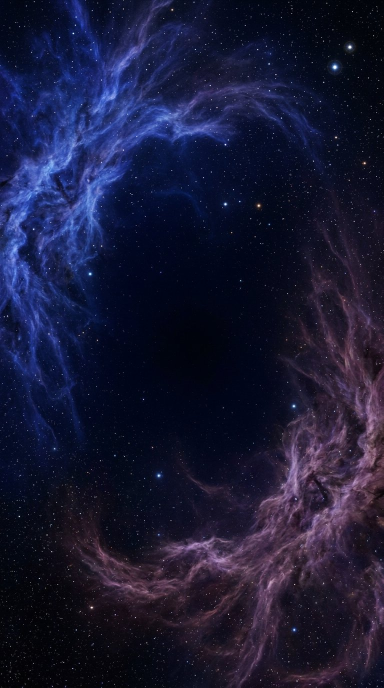
#> input picture assets/nebula-source.jpg, 768 x 1376 px (shown at 1/2 size)
$ python render_video.py
#> lines starting #> are read from the running program, lines starting #| are printed output that depends on the picture
#!/usr/bin/env python3
"""Render a seamless, 30-second space flight. No external video service required.

The generated photographic plates are in assets/. Planets, their lighting and
rings, the perspective star field, camera motion and sound are procedural.
"""
from __future__ import annotations

import argparse
import math
import os
from pathlib import Path
import subprocess
import time
import wave

os.environ.setdefault("OMP_NUM_THREADS", "2")
import cv2
import imageio_ffmpeg
import numpy as np
from PIL import Image, ImageDraw
from scipy import fft

ROOT = Path(__file__).resolve().parent
CACHE = ROOT / ".cache" / "space-flight"
EXPORT = ROOT / "exports"
DURATION = 30.0
FPS = 30
TAU = math.tau
cv2.setNumThreads(2)


def smoothstep(a, b, x):
    y = np.clip((x - a) / (b - a), 0, 1)
    return y * y * (3 - 2 * y)


def fractal_noise(height, width, seed, octaves=7, initial=4, persistence=0.53):
    rng = np.random.default_rng(seed)
    out = np.zeros((height, width), np.float32)
    amplitude = 1.0
    norm = 0.0
    for octave in range(octaves):
        gh = min(height, initial * 2**octave)
        gw = min(width, initial * 2**octave * 2)
        tile = rng.random((gh, gw), dtype=np.float32)
        out += amplitude * cv2.resize(tile, (width, height), interpolation=cv2.INTER_CUBIC)
        norm += amplitude
        amplitude *= persistence
    return np.clip(out / norm, 0, 1)


def palette(values, stops, colors):
    return np.stack([np.interp(values, stops, np.array(colors)[:, c]) for c in range(3)], -1).astype(np.float32)


def planet_texture(kind, width=2048, height=1024):
    seeds = {"amber": 51, "rings": 27, "ocean": 18, "ice": 65, "rock": 10}
    seed = seeds[kind]
    noise = fractal_noise(height, width, seed, 8)
    fine = fractal_noise(height, width, seed + 400, 6, 24)
    yy, xx = np.mgrid[0:height, 0:width].astype(np.float32)
    u, v = xx / width, yy / height
    if kind in ("amber", "rings", "ice"):
        # A warped latitude field gives gas bands and a large cyclonic storm.
        dx, dy = (u - 0.58) / 0.09, (v - 0.52) / 0.038
        radius = np.sqrt(dx * dx + dy * dy)
        angle = np.arctan2(dy, dx) + 3.6 * np.exp(-radius * radius * 0.40)
        vv = 0.52 + radius * np.sin(angle) * 0.038
        band = vv * 125 + (noise - 0.5) * 9 + np.sin(u * 36 + noise * 8) * 0.35
        values = np.clip(0.54 + 0.19 * np.sin(band) + 0.080 * np.sin(band * 2.31) + 0.022 * np.sin(band * 7.13) + (fine - 0.5) * 0.42, 0, 1)
        if kind == "amber":
            colors = [(0.13, 0.065, 0.037), (0.37, 0.19, 0.10), (0.69, 0.40, 0.20), (0.92, 0.72, 0.43), (0.98, 0.88, 0.65)]
        elif kind == "rings":
            colors = [(0.21, 0.19, 0.14), (0.48, 0.41, 0.29), (0.69, 0.60, 0.44), (0.90, 0.83, 0.65), (0.99, 0.93, 0.76)]
        else:
            colors = [(0.015, 0.055, 0.15), (0.035, 0.16, 0.30), (0.07, 0.34, 0.50), (0.28, 0.60, 0.71), (0.66, 0.86, 0.86)]
            values = 0.61 + np.sin(vv * 54 + noise * 2.4) * 0.09 + (noise - 0.5) * 0.37 + (fine - 0.5) * 0.25
        texture = palette(values, [0, 0.25, 0.5, 0.75, 1], colors)
        if kind == "ice":
            texture *= (0.85 + 0.15 * np.sin(v * math.pi))[..., None]
        return texture
    if kind == "ocean":
        terrain = fractal_noise(height, width, seed + 12, 8, 5)
        land = smoothstep(0.49, 0.505, terrain)
        terrain_colors = palette(terrain, [0.40, 0.50, 0.57, 0.65, 0.8], [(0.17, 0.30, 0.22), (0.20, 0.38, 0.29), (0.46, 0.47, 0.26), (0.71, 0.62, 0.39), (0.90, 0.83, 0.64)])
        water = np.empty((height, width, 3), np.float32)
        water[:] = (0.017, 0.12, 0.22)
        water += smoothstep(0.40, 0.51, terrain)[..., None] * np.array([0.02, 0.17, 0.19], np.float32)
        texture = terrain_colors * land[..., None] + water * (1 - land[..., None])
        cloud_field = fractal_noise(height, width, seed + 88, 8, 7)
        clouds = smoothstep(0.49, 0.65, cloud_field) * 0.92
        texture = texture * (1 - clouds[..., None]) + np.array([0.88, 0.94, 0.96]) * clouds[..., None]
        ice = smoothstep(0.40, 0.49, np.abs(v - 0.5) + (noise - 0.5) * 0.1)
        texture = texture * (1 - ice[..., None]) + np.array([0.79, 0.87, 0.87]) * ice[..., None]
        return texture.astype(np.float32)
    values = np.clip(noise * 0.7 + fine * 0.3, 0, 1)
    texture = palette(values, [0, 0.35, 0.5, 0.65, 1], [(0.045, 0.035, 0.039), (0.18, 0.10, 0.075), (0.40, 0.26, 0.18), (0.60, 0.41, 0.27), (0.80, 0.66, 0.48)])
    rng = np.random.default_rng(seed + 9)
    crater_light = np.ones((height, width), np.float32)
    for _ in range(420):
        cx, cy = rng.integers(0, width), rng.integers(0, height)
        r = rng.uniform(3, 36)
        x0, x1 = max(0, int(cx - r * 1.5)), min(width, int(cx + r * 1.5) + 1)
        y0, y1 = max(0, int(cy - r * 1.5)), min(height, int(cy + r * 1.5) + 1)
        dy, dx = np.mgrid[y0:y1, x0:x1].astype(np.float32)
        rr = np.sqrt(((dx - cx) / r) ** 2 + ((dy - cy) / r) ** 2)
        bowl = -0.28 * np.exp(-((rr / 0.74) ** 4))
        rim = np.exp(-((rr - 0.93) / 0.10) ** 2) * (0.23 - (dx - cx) / r * 0.25)
        crater_light[y0:y1, x0:x1] *= 1 + bowl + rim
    return np.clip(texture * crater_light[..., None], 0, 1)


def make_planet(kind):
    """Orthographic lit sphere + ray/plane rings, saved premultiplied RGBA."""
    path = CACHE / f"planet-{kind}-v3.png"
    bounds = 3.08 if kind == "rings" else 1.10
    if path.exists():
        return cv2.cvtColor(cv2.imread(str(path), cv2.IMREAD_UNCHANGED), cv2.COLOR_BGRA2RGBA).astype(np.float32) / 255, bounds
    print(f"Building {kind} planet", flush=True)
    size = 2200 if kind == "rings" else 1400
    coord = (np.arange(size, dtype=np.float32) + 0.5) / size * 2 * bounds - bounds
    x, y = np.meshgrid(coord, -coord)
    rr = np.sqrt(x * x + y * y)
    z = np.sqrt(np.maximum(0, 1 - rr * rr))
    eps = bounds * 2 / size
    solid = 1 - smoothstep(1 - eps, 1 + eps, rr)
    # Tilt the planet axis, then use longitude/latitude to sample its albedo.
    tilt = {"amber": -0.20, "rings": 0.42, "ocean": 0.22, "ice": -0.35, "rock": 0.15}[kind]
    tx = x * math.cos(tilt) - y * math.sin(tilt)
    ty = x * math.sin(tilt) + y * math.cos(tilt)
    long = np.arctan2(tx, z) / TAU + 0.5
    lat = 0.5 - np.arcsin(np.clip(ty, -1, 1)) / math.pi
    texture = planet_texture(kind)
    albedo = cv2.remap(texture, (long * (texture.shape[1] - 1)).astype(np.float32), (lat * (texture.shape[0] - 1)).astype(np.float32), interpolation=cv2.INTER_LINEAR, borderMode=cv2.BORDER_WRAP)
    sun = np.array([-0.69, 0.40, 0.61], np.float32)
    sun /= np.linalg.norm(sun)
    ndotl = x * sun[0] + y * sun[1] + z * sun[2]
    daylight = np.maximum(ndotl, 0)
    shade = 0.018 + daylight ** 0.78 * 1.02
    rgb = albedo * shade[..., None]
    atmosphere_colors = {
        "amber": (0.88, 0.46, 0.15), "rings": (0.70, 0.66, 0.41),
        "ocean": (0.09, 0.51, 0.98), "ice": (0.10, 0.62, 1.0), "rock": (0.48, 0.18, 0.08),
    }
    atmosphere = np.array(atmosphere_colors[kind], np.float32)
    strength = 0.18 if kind == "rock" else 0.44
    rim = (1 - z) ** 3.7 * (np.maximum(ndotl, 0) * 0.8 + 0.04)
    rgb += rim[..., None] * atmosphere * strength
    if kind == "ocean":
        half = sun + np.array([0, 0, 1], np.float32)
        half /= np.linalg.norm(half)
        highlight = np.maximum(0, x * half[0] + y * half[1] + z * half[2]) ** 110
        rgb += highlight[..., None] * np.array([0.68, 0.78, 0.80]) * 0.4
    # Thin atmospheric scattering extends past the solid silhouette.
    glow = np.exp(-((np.maximum(rr - 1, 0)) / 0.026) ** 2) * (1 - solid)
    glow *= (np.maximum(x * sun[0] + y * sun[1], 0) * 0.9 + 0.1) * strength
    alpha = solid + glow
    premult = rgb * solid[..., None] + glow[..., None] * atmosphere
    if kind == "rings":
        angle = math.radians(-27)
        rx = x * math.cos(angle) + y * math.sin(angle)
        ry = -x * math.sin(angle) + y * math.cos(angle)
        q = 0.39
        radial = np.sqrt(rx * rx + (ry / q) ** 2)
        depth = ry * math.sqrt(1 - q * q) / q
        edge = smoothstep(1.30, 1.36, radial) * (1 - smoothstep(2.80, 2.86, radial))
        bands = 0.67 + 0.12 * np.sin(radial * 122) + 0.08 * np.sin(radial * 373) + 0.07 * np.sin(radial * 53)
        gaps = (1 - 0.96 * np.exp(-((radial - 2.28) / 0.042) ** 6)) * (1 - 0.65 * np.exp(-((radial - 2.65) / 0.019) ** 2))
        ring_alpha = np.clip(edge * bands * gaps, 0, 0.94)
        dot = x * sun[0] + y * sun[1] + depth * sun[2]
        dist_to_sun_ray = np.sqrt(np.maximum(0, x * x + y * y + depth * depth - dot * dot))
        shadow = np.where(dot < 0, 0.16 + smoothstep(0.95, 1.13, dist_to_sun_ray) * 0.84, 1)
        ring_rgb = np.array([0.83, 0.73, 0.56], np.float32)[None, None, :] * (0.71 + 0.19 * np.sin(radial * 21))[..., None]
        ring_rgb *= shadow[..., None]
        visible = np.maximum(1 - solid, smoothstep(z - 0.018, z + 0.018, depth))
        ring_alpha *= visible
        premult = premult * (1 - ring_alpha[..., None]) + ring_rgb * ring_alpha[..., None]
        alpha = alpha * (1 - ring_alpha) + ring_alpha
    rgba = np.concatenate([np.clip(premult, 0, 1), np.clip(alpha, 0, 1)[..., None]], -1)
    cv2.imwrite(str(path), cv2.cvtColor((rgba * 255 + 0.5).astype(np.uint8), cv2.COLOR_RGBA2BGRA))
    return rgba.astype(np.float32), bounds


def make_sun():
    size = 720
    y, x = np.mgrid[:size, :size].astype(np.float32)
    x, y = (x + 0.5 - size / 2) / (size / 2) * 12, (y + 0.5 - size / 2) / (size / 2) * 12
    r = np.sqrt(x * x + y * y)
    theta = np.arctan2(y, x)
    edge = 1 - smoothstep(9, 11.8, r)
    halo = (0.18 * np.exp(-r / 2.2) + 0.035 * np.exp(-r / 5.0)) * edge
    corona = 0.17 * np.exp(-r / 1.6) * (0.75 + 0.25 * np.sin(theta * 39 + r * 3)) * edge
    core = np.exp(-((r / 0.79) ** 4)) * 1.9
    spikes = (np.exp(-((y / 0.04) ** 2)) * np.exp(-np.abs(x) / 3.4) + np.exp(-((x / 0.032) ** 2)) * np.exp(-np.abs(y) / 2.1)) * 0.075 * edge
    return ((halo + corona + spikes)[..., None] * np.array([1.0, 0.51, 0.18], np.float32) + core[..., None] * np.array([1.0, 0.87, 0.62], np.float32)).astype(np.float32)


class Flight:
    def __init__(self, width=1080, height=1920):
#> called with width = 1080, height = 1920
        CACHE.mkdir(parents=True, exist_ok=True)
        self.w, self.h = width, height
        self.focal = height * 0.90
        self.rscale = height / 1920
        self.depth = 960.0
        self.speed = self.depth / DURATION
        raw = cv2.imread(str(ROOT / "assets" / "nebula-source.jpg"))
#> raw is the input picture: shape (1376, 768, 3); mean B, G, R 53, 25, 24.4
        if raw is None:
            raise FileNotFoundError("assets/nebula-source.jpg")
        self.nebula = cv2.cvtColor(raw, cv2.COLOR_BGR2RGB).astype(np.float32) / 255
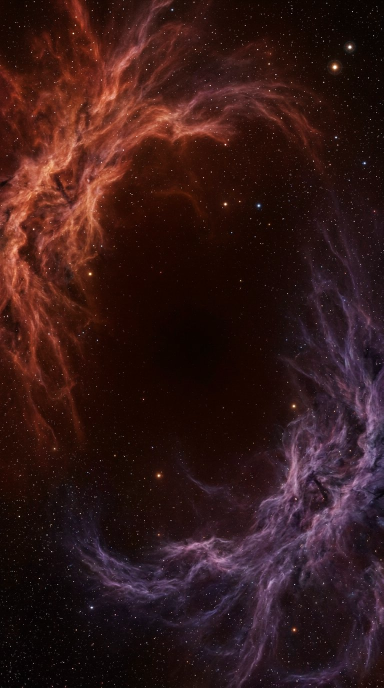
#> self.nebula: shape (1376, 768, 3) float32 (shown at 1/2 size); mean B, G, R 0.0958, 0.0985, 0.209
        self.nebula = cv2.resize(self.nebula, (width, height), interpolation=cv2.INTER_CUBIC)
#> self.nebula: shape (1920, 1080, 3) float32
        # Remove the largest embedded stellar pinpoints from the moving gas plate.
        self.nebula = cv2.GaussianBlur(self.nebula, (0, 0), 0.65 * self.rscale)
        galaxy = cv2.imread(str(ROOT / "assets" / "galaxy-source.jpg"))
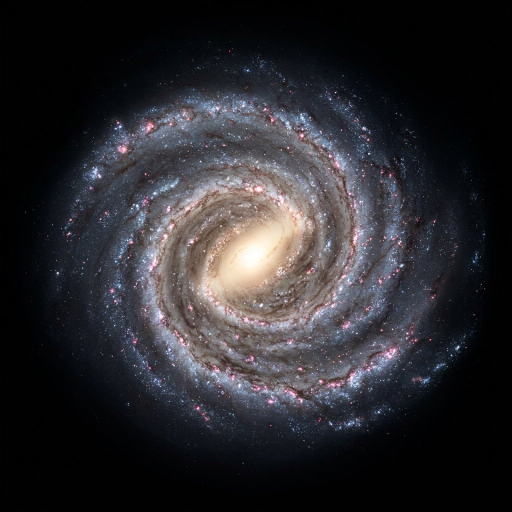
#> input picture assets/galaxy-source.jpg, 1024 x 1024 px (shown at 1/2 size)
#> galaxy is the input picture: shape (1024, 1024, 3); mean B, G, R 46, 42, 43.3
        if galaxy is None:
            raise FileNotFoundError("assets/galaxy-source.jpg")
        galaxy = cv2.cvtColor(galaxy, cv2.COLOR_BGR2RGB).astype(np.float32) / 255
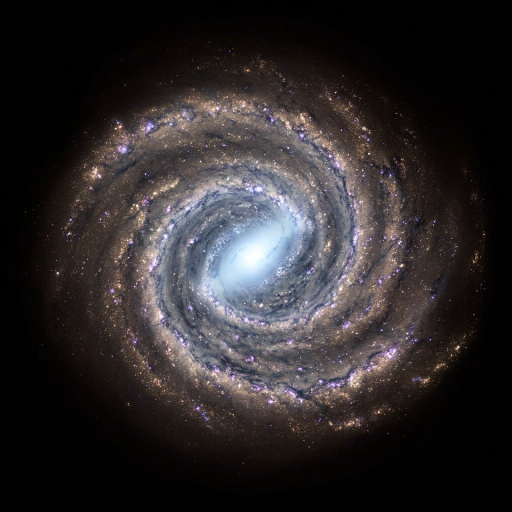
#> galaxy: shape (1024, 1024, 3) float32 (shown at 1/2 size); mean B, G, R 0.17, 0.165, 0.18
        gh, gw = galaxy.shape[:2]
        gy, gx = np.mgrid[:gh, :gw].astype(np.float32)
        gr = np.sqrt(((gx - gw / 2) / (gw / 2)) ** 2 + ((gy - gh / 2) / (gh / 2)) ** 2)
        galaxy = np.maximum(0, galaxy - 0.012)
        galaxy *= (1 - smoothstep(0.80, 0.99, gr))[..., None]
#> in smoothstep, `y = np.clip((x - a) / (b - a), 0, 1)`:
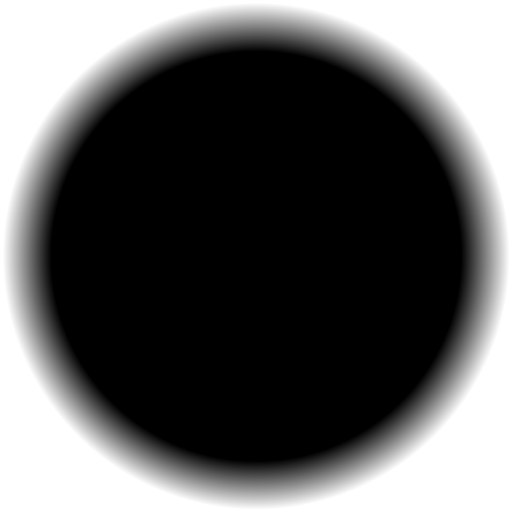
#> y: shape (1024, 1024) float32 (shown at 1/2 size); min 0, max 1, mean 0.369
#> in smoothstep, `return y * y * (3 - 2 * y)`:
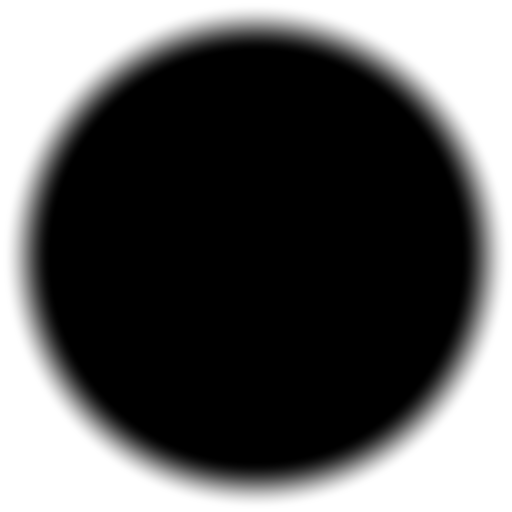
#> returned value: shape (1024, 1024) float32 (shown at 1/2 size); min 0, max 1, mean 0.369
        self.galaxy = galaxy
        self.sun = make_sun()
        self.planets = {kind: make_planet(kind) for kind in ["amber", "rings", "ocean", "ice", "rock"]}
#> in make_planet, `cv2.imwrite(str(path), cv2.cvtColor((rgba * 255 + 0.5).astype(np.uint8..`:
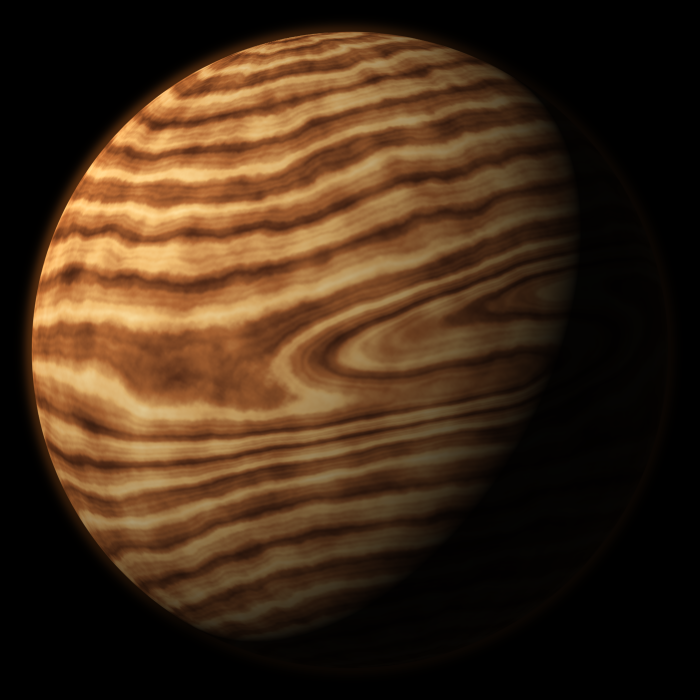
#> saved as planet-amber-v3.png: shape (1400, 1400, 4) (shown at 1/2 size); mean B, G, R, A 23.9, 43.2, 65.1, 166.6
#> call 2 of make_planet, with kind = 'rings'
#> in make_planet (call 2), `cv2.imwrite(str(path), cv2.cvtColor((rgba * 255 + 0.5).astype(np.uint8..`:
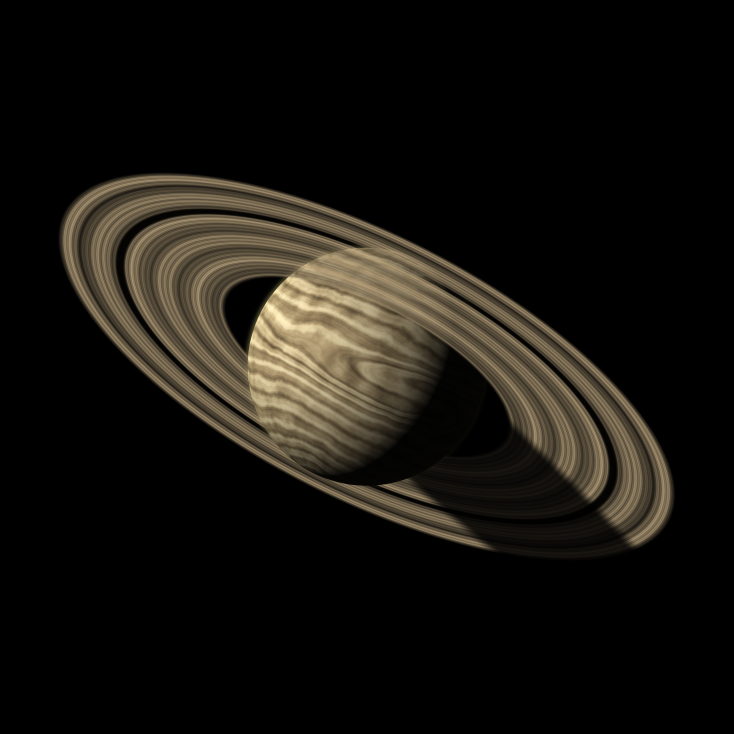
#> saved as planet-rings-v3.png: shape (2200, 2200, 4) (shown at 1/3 size); mean B, G, R, A 15.1, 19.9, 22.5, 47.3
#> (the rest of the program and of its run is left out)
